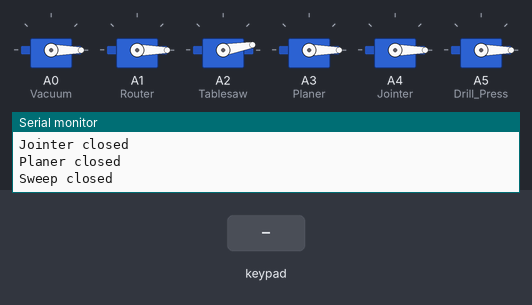
Bench run of a sketch on a simulated Arduino Uno, built with avr-gcc and run on an emulated ATmega328P. Shown: 6 × servo, the last lines printed to the serial monitor. Inputs (shaded band) come from the test bench.

Above: at 1.2 s.
1.3 s: keypad keys 8 7 6 5 # pressed 0.4 s apart
At 2.35 s:
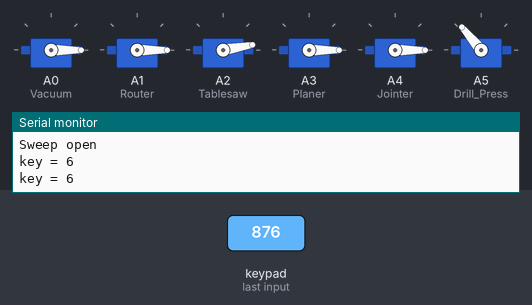
4.8 s: key '1' pressed
At 5.2 s:
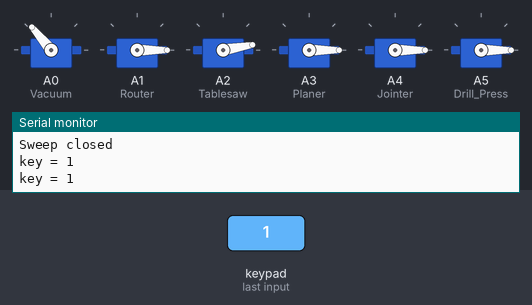
6.3 s: key '2' pressed
At 7.5 s:
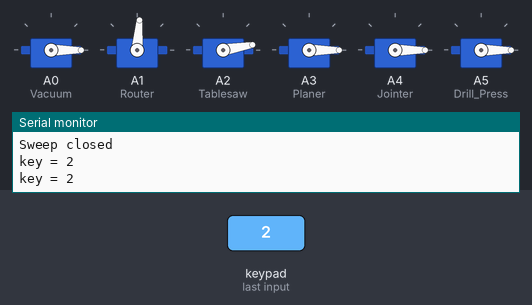
7.8 s: keypad keys 8 7 6 5 * pressed 0.4 s apart
At 10.9 s:
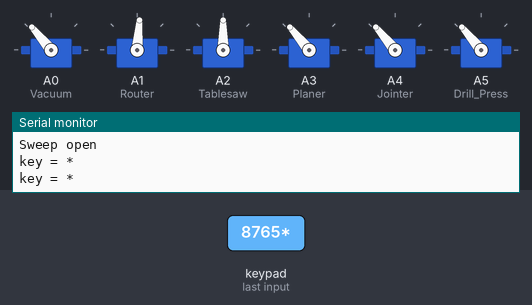
11.3 s: keypad keys 1 3 9 7 A pressed 0.4 s apart
At 13.0 s:
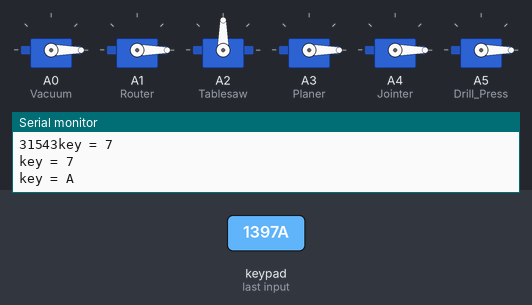
14.8 s: key '4' pressed
At 15.8 s:
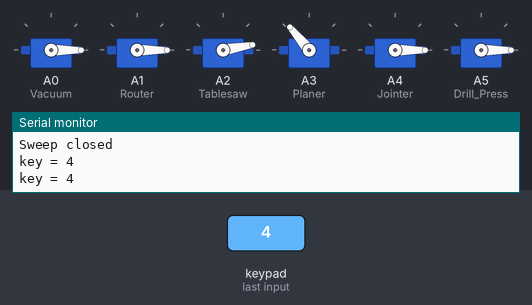
Timing chart, 0 to 17.3 s (numbered marks = the images above; inputs shaded):
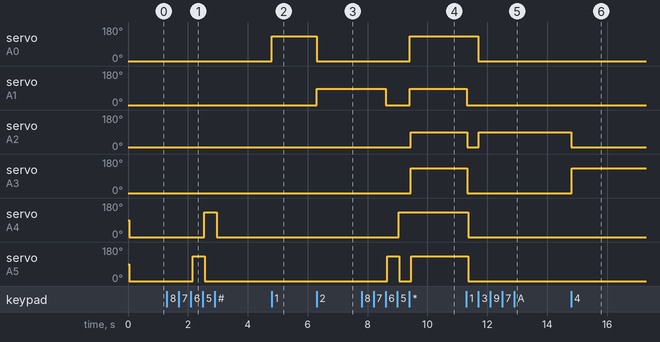

The sketch:

keypadToServo.ino
```cpp
#include <ctype.h>
#include <Servo.h>
#include <Keypad.h>

const byte servoCount = 6;
const int OPEN_ALL = 100;
const int CLOSE_ALL = 99;

int openPos = 0;
int closedPos = 0;

// For vacuum
const int openPosVacuum = 130;
const int closedPosVacuum = 10;


// For Router
const int openPosRouter = 85;
const int closedPosRouter = 10;


// For Tablesaw
const int openPosTablesaw = 90;
const int closedPosTablesaw = 10;

// For Jointer
const int openPosJointer = 130;
const int closedPosJointer = 0;

// For Planer
const int openPosPlaner = 130;
const int closedPosPlaner = 0;

// For Sweep
const int openPosSweep = 130;
const int closedPosSweep = 0;

// For Drill Press
const int openPosDrillPress = 130;
const int closedPosDrillPress = 0;

// For Bandsaw
const int openPosBandsaw = 130;
const int closedPosBandsaw = 0;


static Servo servoList[servoCount];

const byte ROWS = 4; //four rows
const byte COLS = 4; //four columns
// Define the keymaps.  The blank spot (lower left) is the space character.
char numberKeys[ROWS][COLS] = {
    { '1', '2', '3', 'A'}
    ,
    { '4', '5', '6', 'B'}
    ,
    { '7', '8', '9', 'C'}
    ,
    { '*', '0', '#', 'D'}
};

byte rowPins[ROWS] = {8, 7, 6, 5};
byte colPins[COLS] = {12, 11, 10, 9};


// Create a new keypad
Keypad numpad(makeKeymap(numberKeys), rowPins, colPins, sizeof(rowPins), sizeof(colPins));

const byte ledPin = 13; // Use the LED on pin 13.

void setup()
{
    Serial.begin(9600);
    pinMode(5, INPUT);
    pinMode(6, INPUT);
    pinMode(7, INPUT);
    pinMode(8, INPUT);
    pinMode(9, INPUT);
    pinMode(10, INPUT);
    pinMode(11, INPUT);
    pinMode(12, INPUT);

    pinMode(A0, OUTPUT); // Vacuum
    pinMode(A1, OUTPUT); // Router
    pinMode(A2, OUTPUT); // Tablesaw
    pinMode(A3, OUTPUT); // Planer
    pinMode(A4, OUTPUT); // Jointer
    pinMode(A5, OUTPUT); // Drill Press

    numpad.begin(makeKeymap(numberKeys));
    numpad.addEventListener(keypadEvent_num); // Add an event listener.
    numpad.setHoldTime(500); // Default is 1000mS

    servoList[0].attach(A0);
    servoList[1].attach(A1);
    servoList[2].attach(A2);
    servoList[3].attach(A3);
    servoList[4].attach(A4);
    servoList[5].attach(A5);

    setServoState(CLOSE_ALL); //reset all servos
}

char key;
static char virtKey = NO_KEY; // Stores the last virtual key press. (Alpha keys only)
static char physKey = NO_KEY; // Stores the last physical key press. (Alpha keys only)
static char buildStr[12];
static byte buildCount;
static byte pressCount;
static byte kpadState;

void loop()
{
    key = numpad.getKey();
}

// Take care of some special events.

void setServoState(char number)
{

    int thisServ = 0;
    int val;
    boolean ignoreAll = false;
    switch(number)
    {
    case '1':
        val = 0;
        break;
    case '2':
        val = 1;
        break;
    case '3':
        val = 2;
        break;
    case '4':
        val = 3;
        break;
    case '5':
        val = 4;
        break;
    case '6':
        val = 5;
        break;
    case '7':
    case '8':
    case '9':
        ignoreAll = true;
        break;
    default:
        val = number;
        break;
    }

 Serial.print("Val is: \n");
  Serial.print(val);


    if(!ignoreAll)
    {
        for(thisServ = 0; thisServ < servoCount; thisServ += 1)
        {
            int newPos = 0;

            switch(thisServ)
            {
            case 0:
            {

                if(val == thisServ or val == OPEN_ALL)
                {
                    newPos = openPosVacuum;
                    Serial.print("Vacuum open\n");
                    Serial.println();
                }
                else
                {
                    newPos = closedPos;
                    Serial.print("Vacuum closed\n");
                    Serial.println();
                }
                break;
            }

            case 1:
            {
                if(val == thisServ or val == OPEN_ALL)
                {
                    newPos = openPosRouter;
                    Serial.print("Router open\n");
                    Serial.println();
                }
                else
                {
                    newPos = closedPos;
                    Serial.print("Router closed\n");
                    Serial.println();
                }
                break;
            }
            case 2:
            {
                if(val == thisServ or val == OPEN_ALL)
                {
                    newPos = openPosTablesaw;
                    Serial.print("Tablesaw open\n");
                    Serial.println();
                     servoList[thisServ].write(newPos);
                }
                else
                {
                    newPos = closedPosTablesaw;
                    Serial.print("Tablesaw closed\n");
                    Serial.println();
                    servoList[thisServ].write(newPos);
                }
                break;
            }
            case 3:
            {
                if(val == thisServ or val == OPEN_ALL)
                {
                    newPos = openPosJointer;
                    Serial.print("Jointer open\n");
                    Serial.println();
                }
                else
                {
                    newPos = closedPosJointer;
                    Serial.print("Jointer closed\n");
                    Serial.println();
                }
                break;
            }
            case 4:
            {
                if(val == thisServ or val == OPEN_ALL)
                {
                    newPos = openPosPlaner;
                    Serial.print("Planer open\n");
                    Serial.println();
                }
                else
                {
                    newPos = closedPosPlaner;
                    Serial.print("Planer closed\n");
                    Serial.println();
                }
                break;
            }
            case 5:
            {
                if(val == thisServ or val == OPEN_ALL)
                {
                    newPos = openPosSweep;
                    Serial.print("Sweep open\n");
                    Serial.println();
                }
                else
                {
                    newPos = closedPosSweep;
                    Serial.print("Sweep closed\n");
                    Serial.println();
                }
                break;
            }

            default:
            {
                break;
            }

            }

           servoList[thisServ].write(newPos);
        }


    }


}

void keypadEvent_num(KeypadEvent key)
{
    // in here when using number keypad
    kpadState = numpad.getState();
    swOnState(key);

} // end numbers keypad events

void swOnState(char key)
{
    Serial.print("key = ");
    Serial.print(key);
    Serial.println();

    switch(kpadState)
    {
    case PRESSED:

        if(isdigit(key) || key == ' ' || key == '.')
        {
            setServoState(key);
        }
        if(key == '#')
        {
            Serial.print("CLOSE ALL NOW");
            Serial.println();
            setServoState(CLOSE_ALL);
        }
        if(key == '*')
        {
            Serial.print("OPEN ALL");
            Serial.println();
            setServoState(OPEN_ALL);
        }
        break;
        // case HOLD:
        //   if (key == '#')  {               // Toggle between keymaps.
        //   }
        //   else  {                          // Some key other than '#' was pressed.

        //   }
        //   break;

    case RELEASED:
        break;
    } // end switch-case
}// end switch on state function
```

Measured:
- after the input at 1.3 s, servo on A4 (Jointer): 0° → 130° after 1.2 s, → 0° 0.41 s later; servo on A5 (Drill_Press): 0° → 130° after 0.86 s, → 0° 0.41 s later
- after the input at 4.8 s, servo on A0 (Vacuum): 0° → 130° at once
- after the input at 6.3 s, servo on A0 (Vacuum): 130° → 0° at once; servo on A1 (Router): 0° → 85° at once
- after the input at 7.8 s, servo on A0 (Vacuum), servo on A3 (Planer): 0° → 130° after 1.6 s; servo on A1 (Router): 85° → 0° after 0.81 s, → 85° 0.80 s later; servo on A2 (Tablesaw): 10° → 90° after 1.6 s; servo on A4 (Jointer): 0° → 130° after 1.2 s; servo on A5 (Drill_Press): 0° → 130° after 0.86 s, → 0° 0.40 s later, → 130° 0.41 s later
- after the input at 11.3 s, servo on A0 (Vacuum): 130° → 0° after 0.40 s; servo on A1 (Router): 85° → 0° at once; servo on A2 (Tablesaw): 90° → 10° at once, → 90° 0.38 s later; servo on A3 (Planer): 130° → 0° at once; servo on A4 (Jointer), servo on A5 (Drill_Press): 130° → 0° after 0.06 s
- after the input at 14.8 s, servo on A2 (Tablesaw): 90° → 10° at once; servo on A3 (Planer): 0° → 130° at once
